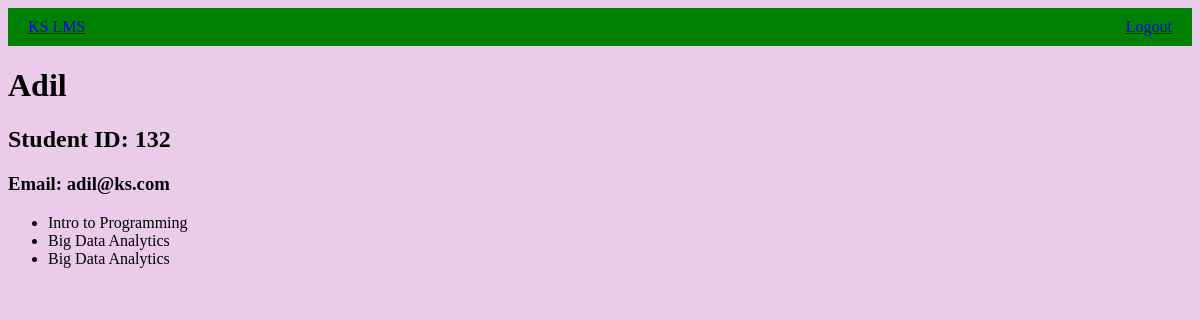
The page /s/3/ (signed in) on the database its author committed.
### student/models.py (models this page shows, shortened)
class Student(models.Model):
    name = models.CharField(max_length=191)
    student_id = models.CharField(max_length=10)
    email = models.EmailField(max_length=254)

### enrollment/models.py (models this page shows, shortened)
class Enrollment(models.Model):
    student = models.ForeignKey(Student, on_delete=models.CASCADE)
    course = models.ForeignKey(Course, on_delete=models.CASCADE)
    enrollment_date = models.DateTimeField(auto_now_add=True)

### course/models.py (models this page shows, shortened)
class Course(models.Model):
    title = models.CharField(max_length=191)
    description = models.TextField()
    instructor =  models.CharField(max_length=191)
    code = models.CharField(max_length=8)

### student/views.py (the view)
# urls.py: path("<int:pk>/", views.DetailView.as_view(), name="detail"),
class DetailView(LoginRequiredMixin, generic.DetailView):
    login_url = "/s/login/"
    context_object_name = "student"
    model = Student

### student/templates/student/student_detail.html (shortened to what this page needs)
{% extends "base.html" %}
{% load static %}
{% block links_block %}
    <link rel="stylesheet" href={% static "student/style.css" %}>
{% endblock links_block %}
{% block body_block %}
    {% include "student/partials/header.html" %}
    <h1> {{student.name}} </h1>
    <h2> Student ID: {{student.student_id}} </h2>
    <h3> Email: {{student.email}} </h3>
    <ul>
        {% for enrollment in student.enrollment_set.all %}
            <li> {{enrollment.course.title}} </li>
        {% endfor %}
    </ul>
{% endblock body_block %}

### student/static/student/style.css (style rules this page uses)
body { background-color: rgb(234, 204, 234); }

### rows shown on the page
Student: name "Adil", student_id "132", email "adil@ks.com"
Enrollment: course "Intro to Programming"
Enrollment: course "Big Data Analytics"
Enrollment: course "Big Data Analytics"
